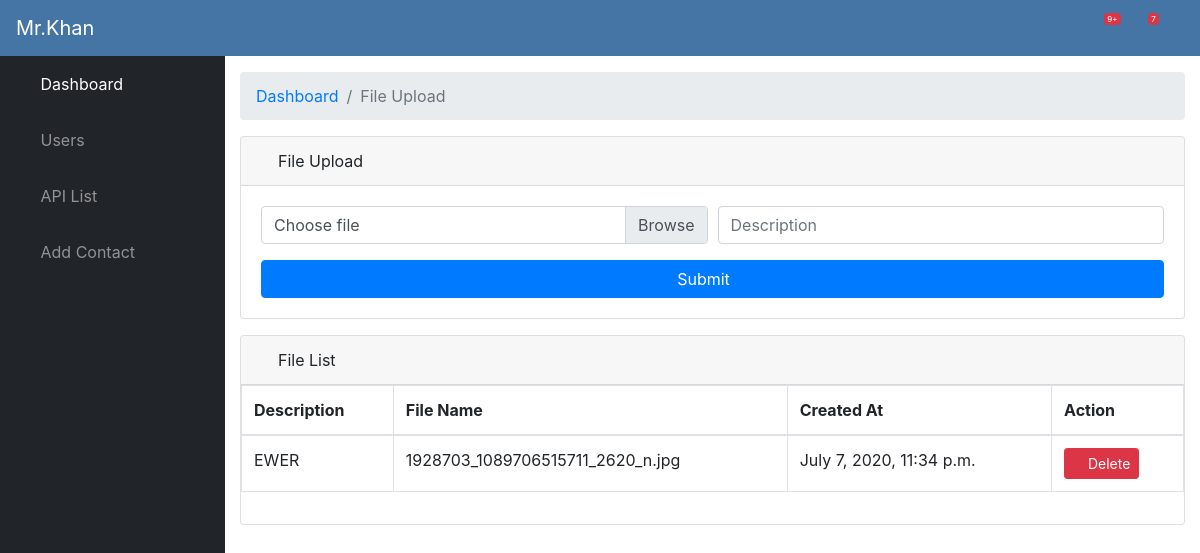
Page /fileupload (signed in) on the earlier database version.
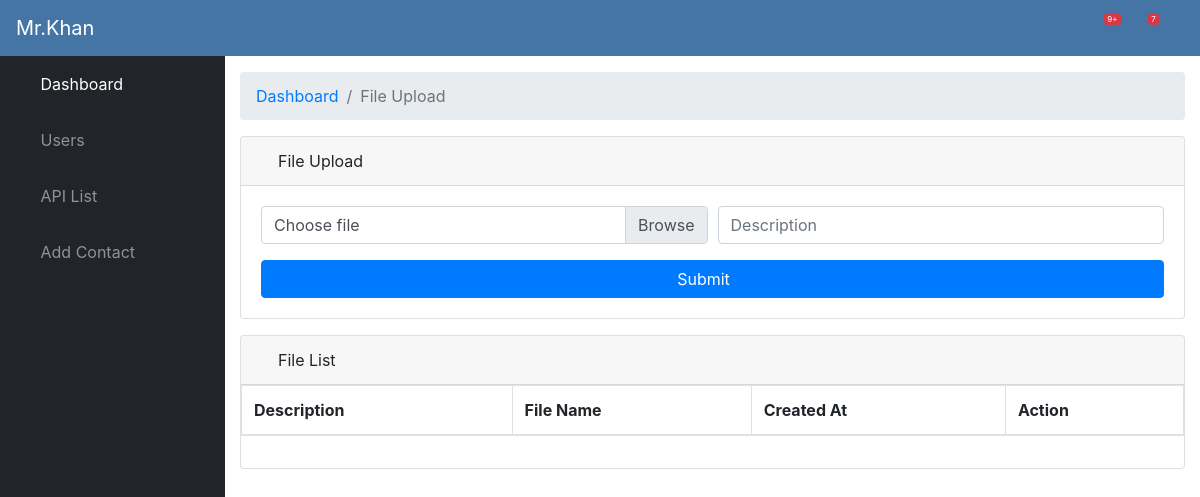
Same page on the later database version.
### crud/models.py (models this page shows)
class Document(models.Model):
    description = models.CharField(max_length=255, blank=True)
    document = models.CharField(max_length=255, )
    uploaded_at = models.DateTimeField(auto_now_add=True)

### crud/views.py (the view)
# urls.py: url(r'^fileupload$', views.fileupload, name='fileupload'),
@login_required
def fileupload(request):
    if request.method == 'POST' and request.FILES['myfile']:
        myfile = request.FILES['myfile']
        fs = FileSystemStorage()
        document = Document(
            description=request.POST['description'],
            document=myfile.name,
            uploaded_at=datetime.datetime.now(), )
        document.save()
        messages.success(request, 'Member was created successfully!')
        filename = fs.save(myfile.name, myfile)
        uploaded_file_url = fs.url(filename)
        return redirect('fileupload')
    else:
        documents = Document.objects.order_by('-uploaded_at')[:3]
        context = {'documents': documents}
    return render(request, 'fileupload.html', context)

### templates/fileupload.html (shortened to what this page needs)
{% extends 'layout/app.html' %}
{% block body %}
    <div id="content-wrapper">
        <div class="container-fluid">
            <ol class="breadcrumb">
                <li class="breadcrumb-item">
                    <a href="#">Dashboard</a>
                </li>
                <li class="breadcrumb-item active">File Upload</li>
            </ol>
            <div class="card mb-3">
                <div class="card-header">
                    <i class="fas fa-table"></i>
                    File Upload
                </div>
                <div class="card-body">
                    <form action="fileupload" class="form-horizontal" method="POST" enctype="multipart/form-data">
                        <div class="form-group">
                            <div class="form-row">
                                <div class="col-md-6">
                                    <div class="input-group input-group-lg">
                                        <div class="custom-file">
                                            <label class="custom-file-label" id="fileLabel" for="fileInput">Choose file</label>
                                        </div>
                                    </div>
                                </div>
                                <div class="col-md-6">
                                    <div class="input-group input-group-lg">
                                        <div class="custom-file">
                                            <input type="text" class="form-control" name="description" placeholder="Description" id="inputFirst" required>
                                        </div>
                                    </div>
                                </div>
                            </div>
                        </div>
                        <button class="btn btn-primary btn-block" type="submit">Submit &nbsp;&nbsp;&nbsp;</button>
                    </form>
                </div>
            </div>
            <div class="card mb-3">
                <div class="card-header">
                    <i class="fas fa-table"></i>
                    File List
                </div>
                <div class="table">
                    <table class="table table-bordered"  width="100%" cellspacing="0">
                        <thead>
                        <tr>
                            <th>Description</th>
                            <th>File Name</th>
                            <th>Created At</th>
                            <th>Action</th>
                        </tr>
                        </thead>
                        <tbody>
                        {% for document in documents %}
                            <tr>
                                <td>{{ document.description }}</td>
                                <td>{{ document.document }}</td>
                                <td>{{ document.uploaded_at }}</td>
                                <td>
                                    <a class="btn btn-sm btn-danger" href="file/delete/{{ document.id }}"><span class="fa fa-trash"></span>&nbsp;Delete</a>
                                </td>
                            </tr>
                        {% endfor %}
                        </tbody>
                    </table>
                </div>
            </div>
        </div>
    </div>
{% endblock %}

Differences in the rows shown:
removed Document: description "EWER", document "1928703_1089706515711_2620_n.jpg", uploaded_at "July 7, 2020, 11:34 p.m."
